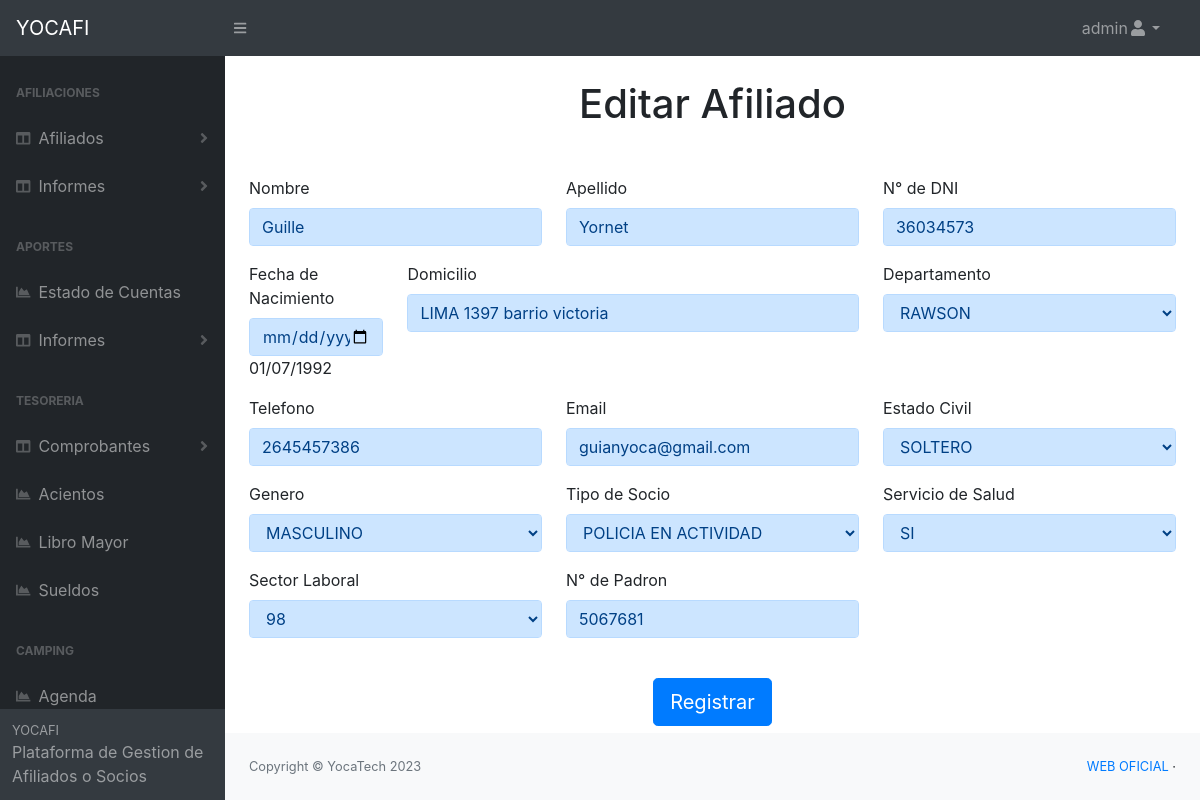
/pages/editar_ficha.php?id=1 (signed in), run on the app's committed database.
### tables this page shows
CREATE TABLE `afiliado_titular` (
  `id` int(11) NOT NULL,
  `nombre` text NOT NULL,
  `apellido` text NOT NULL,
  `dni` text NOT NULL,
  `fecha_nacimiento` date NOT NULL,
  `domicilio` text NOT NULL,
  `telefono` text NOT NULL,
  `email` text DEFAULT NULL,
  `departamento` text NOT NULL,
  `estado_civil` text NOT NULL,
  `genero` text NOT NULL,
  `tipo_socio` text NOT NULL,
  `servicio_salud` varchar(10) NOT NULL,
  `socio_vitalicio` varchar(10) NOT NULL,
  `padron` text NOT NULL,
  `sector_laboral` text NOT NULL,
  `fecha_carga` date DEFAULT NULL,
  `hora_carga` time DEFAULT NULL,
  `usuario_carga` text NOT NULL,
  `estado` text DEFAULT NULL,
  `fecha_estado` date DEFAULT NULL,
  `hora_estado` time DEFAULT NULL,
  `usuario_estado` text DEFAULT NULL,
  `fecha_baja` date DEFAULT NULL,
  `hora_baja` time DEFAULT NULL,
  `usuario_baja` text DEFAULT NULL,
  `fecha_edicion` date DEFAULT NULL,
  `hora_edicion` time DEFAULT NULL,
  `usuario_edita` text DEFAULT NULL
);

### pages/editar_ficha.php (the view, shortened to what this page needs)
<?php
	require 'conexion.php';
    $ficha = $_GET['id'];
    $sql4 = "SELECT * FROM afiliado_titular WHERE id='$ficha'";
    $resultado4 = $mysqli->query($sql4);
?>
<?php
    include "header.php";
?>
    <body class="sb-nav-fixed">
    <?php
    include "nav_principal.php";
    ?>
        <div id="layoutSidenav">
           <?php
           include "inc_nav.php";
           ?>
            <div id="layoutSidenav_content">
                <main>
                <div class="container mt-4">
                    <h1 class="text-center">Editar Afiliado</h1>
                </div>
                <?php while ($row4 = $resultado4->fetch_assoc()) { ?>
<div class="container mt-5">
    <form method="post" action="actualiza_afiliado.php">
        <div class="row">
            <div class="col-md-4">
                <div class="form-group">
                    <label for="nombre">Nombre</label>
                    <input type="text" class="form-control alert-primary" id="nombre" name="nombre" autocomplete="off" onkeyup="mayus(this);" value='<?php echo $row4['nombre']; ?>' required>
                </div>
            </div>
            <div class="col-md-4">
                <div class="form-group">
                    <label for="apellido">Apellido</label>
                    <input type="text" class="form-control alert-primary" id="apellido" name="apellido" autocomplete="off" onkeyup="mayus(this);" value='<?php echo $row4['apellido']; ?>' required>
                </div>
            </div>
            <div class="col-md-4">
                <div class="form-group">
                    <label for="dni">N° de DNI</label>
                    <input type="number" class="form-control alert-primary" id="dni" name="dni" autocomplete="off" value='<?php echo $row4['dni']; ?>' required>
                </div>
            </div>
            <div class="col-md-2">
                <div class="form-group">
                    <label for="fecha_nacimiento">Fecha de Nacimiento</label>
                    <input type="date" class="form-control alert-primary" id="fecha_nacimiento" name="fecha_nacimiento"
                    <?php $fechaDesdeBD = $row4['fecha_nacimiento'];
                    $fechaObj = DateTime::createFromFormat('Y-m-d', $fechaDesdeBD);
                    if ($fechaObj !== false) {
                        $fechaFormateada = $fechaObj->format('d/m/Y');
                    }
                ?>value='<?php echo $fechaFormateada; ?>' required>
                    <?php echo $fechaFormateada; ?>
                </div>
            </div>
            <div class="col-md-6">
                <div class="form-group">
                    <label for="domicilio">Domicilio</label>
                    <input type="text" class="form-control alert-primary" id="domicilio" name="domicilio" autocomplete="off" onkeyup="mayus(this);" value='<?php echo $row4['domicilio']; ?>' required>
                </div>
            </div>
            <div class="col-md-4">
                    <label for="departamento">Departamento</label>
                    <select class="form-control alert-primary" name="departamento">
                            <option value='<?php echo $row4['departamento']; ?>' selected><?php echo $row4['departamento']; ?></option>
                    </select>
            </div>
            <div class="col-md-4">
                <div class="form-group">
                    <label for="telefono">Telefono</label>
                    <input type="tel" class="form-control alert-primary" id="telefono" name="telefono" autocomplete="off" value='<?php echo $row4['telefono']; ?>' required>
                </div>
            </div>
            <div class="col-md-4">
                <div class="form-group">
                    <label for="email">Email</label>
                    <input type="email" class="form-control alert-primary" id="email" name="email" autocomplete="off" value='<?php echo $row4['email']; ?>'>
                </div>
            </div>
            <div class="col-md-4">
                <div class="form-group">
                    <label for="estado_civil">Estado Civil</label>
                    <select class="form-control alert-primary" name="estado_civil">
                    <option value='<?php echo $row4['estado_civil']; ?>' selected><?php echo $row4['estado_civil']; ?></option>
                    </select>
                </div>
            </div>
            <div class="col-md-4">
                <div class="form-group">
                    <label for="genero">Genero</label>
                    <select class="form-control alert-primary" name="genero">
                    <option value='<?php echo $row4['genero']; ?>' selected><?php echo $row4['genero']; ?></option>
                    </select>
                </div>
            </div>
            <div class="col-md-4">
                <div class="form-group">
                    <label for="tipo_socio">Tipo de Socio</label>
                    <select class="form-control alert-primary" name="tipo_socio">
                    <option value="<?php echo $row4['tipo_socio']; ?>" selected><?php echo $row4['tipo_socio']; ?></option>
                    </select>
                </div>
            </div>
            <div class="col-md-4">
                <div class="form-group">
                    <label for="servicio_salud">Servicio de Salud</label>
                    <select class="form-control alert-primary" name="servicio_salud">
                    <option value="<?php echo $row4['servicio_salud']; ?>" selected><?php echo $row4['servicio_salud']; ?></option>
                    </select>
                </div>
            </div>
            <div class="col-md-4">
                <div class="form-group">
                    <label for="sector_laboral">Sector Laboral</label>
                    <select class="form-control alert-primary" name="sector_laboral">
                    <option value="<?php echo $row4['sector_laboral']; ?>" selected><?php echo $row4['sector_laboral']; ?></option>
                    </select>
                </div>
            </div>
            <div class="col-md-4">
                <div class="form-group">
                    <label for="num_padron">N° de Padron</label>
                    <input type="number" class="form-control alert-primary" id="num_padron" name="num_padron" autocomplete="off" value="<?php echo $row4['padron']; ?>">
                </div>
            </div>
        </div>
        <div class="container mt-4 text-center">
            <button type="submit" class="btn btn-lg btn-primary mx-auto">Registrar</button>
        </div>
    </form>
</div>
<?php } ?>
				</main>
                <?php
                    include "footer.php";
                ?>
			</div>
		</div>
	</body>
</html>

### data on the page
afiliado_titular: nombre "Guille", apellido "Yornet", dni "36034573", fecha_nacimiento "01/07/1992", domicilio "LIMA 1397 barrio victoria", departamento "RAWSON", telefono "2645457386", email "guianyoca@gmail.com", estado_civil "SOLTERO", genero "MASCULINO", tipo_socio "POLICIA EN ACTIVIDAD", servicio_salud "SI", sector_laboral "98", num_padron "5067681"

### other printed values
$usuario "admin"
